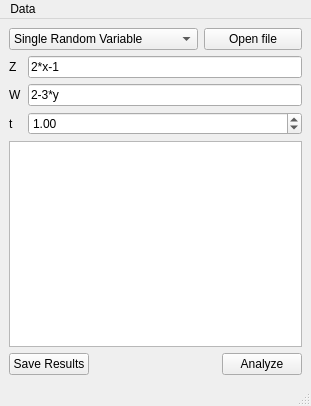
<?xml version="1.0" encoding="UTF-8"?>
<ui version="4.0">
 <class>MainWindow</class>
 <widget class="QMainWindow" name="MainWindow">
  <property name="geometry">
   <rect>
    <x>0</x>
    <y>0</y>
    <width>311</width>
    <height>406</height>
   </rect>
  </property>
  <property name="windowTitle">
   <string>StatViz</string>
  </property>
  <widget class="QWidget" name="centralwidget">
   <layout class="QVBoxLayout" name="verticalLayout_3">
    <item>
     <layout class="QHBoxLayout" name="horizontalLayout_2">
      <item>
       <widget class="QComboBox" name="AnalysisModeBox">
        <item>
         <property name="text">
          <string>Single Random Variable</string>
         </property>
        </item>
        <item>
         <property name="text">
          <string>Joint Random Variable</string>
         </property>
        </item>
        <item>
         <property name="text">
          <string>Function of Random Variable</string>
         </property>
        </item>
       </widget>
      </item>
      <item>
       <layout class="QHBoxLayout" name="horizontalLayout">
        <item>
         <widget class="QPushButton" name="OpenFileBt">
          <property name="text">
           <string>Open file</string>
          </property>
         </widget>
        </item>
       </layout>
      </item>
     </layout>
    </item>
    <item>
     <layout class="QFormLayout" name="formLayout">
      <item row="0" column="0">
       <widget class="QLabel" name="Z_label">
        <property name="text">
         <string>Z</string>
        </property>
       </widget>
      </item>
      <item row="0" column="1">
       <widget class="QLineEdit" name="ZText">
        <property name="text">
         <string>2*x-1</string>
        </property>
       </widget>
      </item>
      <item row="1" column="0">
       <widget class="QLabel" name="W_label">
        <property name="text">
         <string>W</string>
        </property>
       </widget>
      </item>
      <item row="1" column="1">
       <widget class="QLineEdit" name="WText">
        <property name="text">
         <string>2-3*y</string>
        </property>
       </widget>
      </item>
      <item row="2" column="0">
       <widget class="QLabel" name="t_label">
        <property name="text">
         <string>t</string>
        </property>
       </widget>
      </item>
      <item row="2" column="1">
       <widget class="QDoubleSpinBox" name="tValueNumber">
        <property name="value">
         <double>1.000000000000000</double>
        </property>
       </widget>
      </item>
     </layout>
    </item>
    <item>
     <widget class="QPlainTextEdit" name="ResultsText"/>
    </item>
    <item>
     <layout class="QGridLayout" name="gridLayout">
      <item row="0" column="3">
       <widget class="QPushButton" name="AnalyzeBt">
        <property name="text">
         <string>Analyze</string>
        </property>
       </widget>
      </item>
      <item row="0" column="0">
       <widget class="QPushButton" name="SaveResultsBt">
        <property name="text">
         <string>Save Results</string>
        </property>
       </widget>
      </item>
      <item row="0" column="1" colspan="2">
       <spacer name="horizontalSpacer">
        <property name="orientation">
         <enum>Qt::Horizontal</enum>
        </property>
        <property name="sizeHint" stdset="0">
         <size>
          <width>40</width>
          <height>20</height>
         </size>
        </property>
       </spacer>
      </item>
     </layout>
    </item>
   </layout>
  </widget>
  <widget class="QMenuBar" name="menubar">
   <property name="geometry">
    <rect>
     <x>0</x>
     <y>0</y>
     <width>311</width>
     <height>20</height>
    </rect>
   </property>
   <widget class="QMenu" name="menuHelpers">
    <property name="title">
     <string>Data</string>
    </property>
    <addaction name="separator"/>
    <addaction name="actionData_Generator"/>
    <addaction name="actionInput_Data"/>
   </widget>
   <addaction name="menuHelpers"/>
  </widget>
  <widget class="QStatusBar" name="statusbar"/>
  <action name="actionGenerate_Data">
   <property name="text">
    <string>Generate Data</string>
   </property>
  </action>
  <action name="actionData_Generator">
   <property name="text">
    <string>Generate</string>
   </property>
  </action>
  <action name="actionInput_Data">
   <property name="text">
    <string>Input</string>
   </property>
  </action>
 </widget>
 <resources/>
 <connections/>
</ui>
